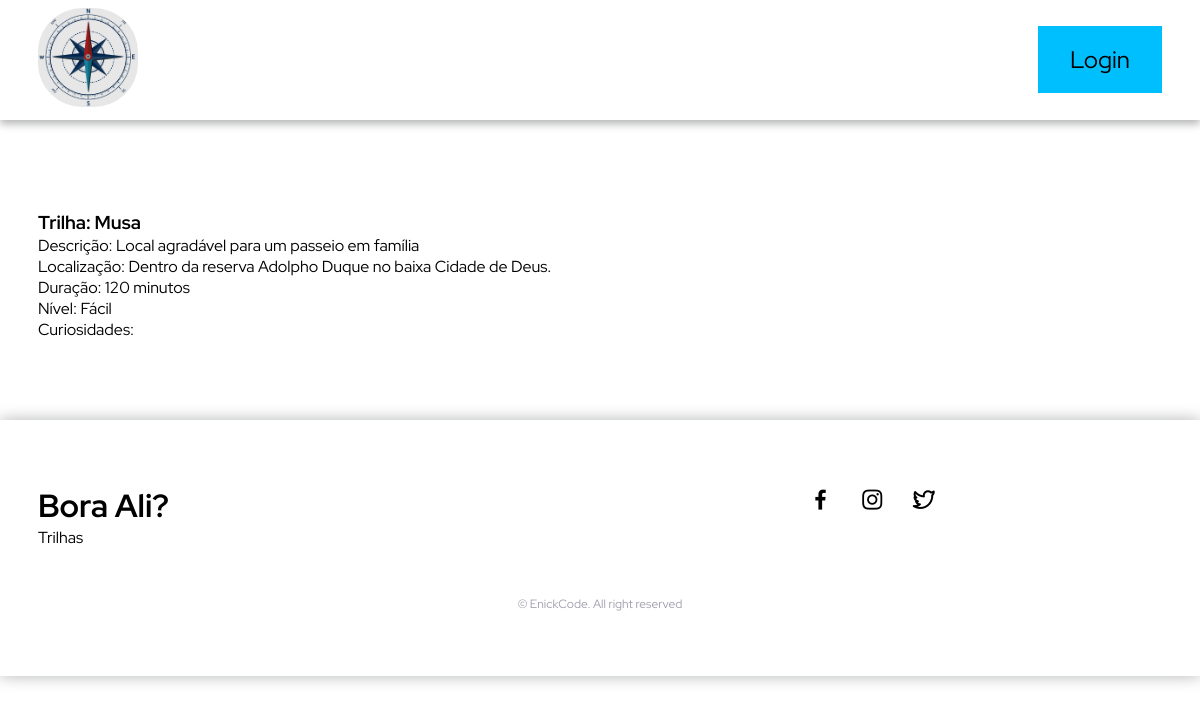
Page /3 on the committed database.
### BoraAli/models.py (models this page shows)
class Trilha(models.Model):
    nome_trilha = models.CharField(max_length=200)
    descricao = models.TextField()
    localizacao = models.TextField()
    duracao = models.IntegerField()
    nivel = models.CharField(max_length=20)
    curiosidades = models.CharField(max_length=400, blank=True, null=True)
    data_criacao = models.DateTimeField(default=datetime.now, blank=True)

### BoraAli/views.py (the view)
# urls.py: path('<int:trilha_id>', views.trilha, name='trilha'),
def trilha(request, trilha_id):
    trilha = get_object_or_404(Trilha, pk=trilha_id)
    trilha_a_exibir = {
        'trilha': trilha
    }
    return render(request, 'trilha.html', trilha_a_exibir)

### BoraAli/templates/trilha.html
{% extends 'base.html' %}
{% block content %}
{% include 'partials/menu.html' %}
<br/><br/><br/><br/><br/><br/><br/><br/><br/><br/>
<section class="trilha container">
  <div class="trilha__content">
    <h3 class="trilha__title">Trilha: {{ trilha.nome_trilha }}</h3>
    <p class="card__description">Descrição: {{ trilha.descricao }}</p>
    <p class="card__location">Localização: {{ trilha.localizacao }}</p>
    <p class="card__duration">Duração: {{ trilha.duracao }} minutos </p>
    <p class="card__dificult-level">Nível: {{ trilha.nivel }}</p>
    <p class="card__curiosity">Curiosidades: {{ trilha.curiosidades }}</p>
  </div>
</section>
{% include 'partials/footer.html' %}
{% endblock content %}

### ProjectBase/static/style.css (style rules this page uses)
:root { --first-color: #00bfff; --body-font: 'Red Hat Display', sans-serif; }
* { box-sizing: border-box; padding: 0; margin: 0; }
body, button { font-family: var(--body-font); }
html { scroll-behavior: smooth; }
.container { max-width: 1124px; margin-right: auto; margin-left: auto; }

### rows in the picture
Trilha: nome_trilha "Musa", descricao "Local agradável para um passeio em família", localizacao "Dentro da reserva Adolpho Duque no baixa Cidade de Deus.", duracao "120", nivel "Fácil"
